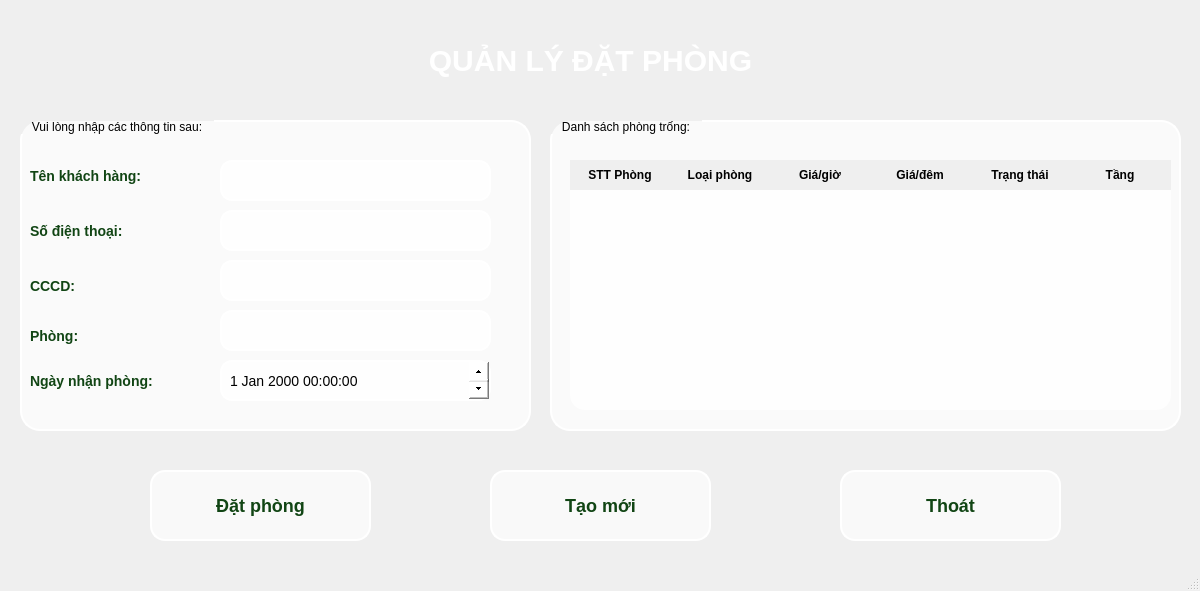
<?xml version="1.0" encoding="UTF-8"?>
<ui version="4.0">
 <class>MainWindow</class>
 <widget class="QMainWindow" name="MainWindow">
  <property name="geometry">
   <rect>
    <x>0</x>
    <y>0</y>
    <width>1200</width>
    <height>591</height>
   </rect>
  </property>
  <property name="sizePolicy">
   <sizepolicy hsizetype="Expanding" vsizetype="Expanding">
    <horstretch>0</horstretch>
    <verstretch>0</verstretch>
   </sizepolicy>
  </property>
  <property name="windowTitle">
   <string>BookingApp</string>
  </property>
  <property name="styleSheet">
   <string notr="true">QMainWindow {
    background-image: url(:/images/images/abc2.jpg);
    background-position: center;
    background-repeat: no-repeat; 
}
/* Chỉnh màu cho QPushButton */
QPushButton {
    background-color: #FFB703; /* Cam nhạt để hợp với xanh lá */
    color: white;
    font-size: 16px;  /* Tăng kích thước chữ */
    font-weight: bold;
    border-radius: 5px;
    padding: 8px;
}

QPushButton:hover {
    background-color: #E85D04; /* Cam đậm khi hover */
}
QLabel {
    font-size: 14px;
	font-weight: bold;
    color: #114514; 
}


</string>
  </property>
  <widget class="QWidget" name="centralwidget">
   <widget class="QGroupBox" name="groupBox">
    <property name="geometry">
     <rect>
      <x>20</x>
      <y>120</y>
      <width>511</width>
      <height>311</height>
     </rect>
    </property>
    <property name="styleSheet">
     <string notr="true">QGroupBox {
	font: 14pt &quot;MS Shell Dlg 2&quot;;
    background-color: rgba(255, 255, 255, 180); 
    border: 2px solid white; 
    border-radius: 20px; 
    padding: 10px;
}

QGroupBox:title {
    subcontrol-origin: margin;
    subcontrol-position: top left;
    padding: 0 10px;
    font-weight: bold;
    font-size: 22px;
    color: black;
}
</string>
    </property>
    <property name="title">
     <string>Vui lòng nhập các thông tin sau:</string>
    </property>
    <widget class="QLabel" name="label_3">
     <property name="geometry">
      <rect>
       <x>10</x>
       <y>40</y>
       <width>181</width>
       <height>31</height>
      </rect>
     </property>
     <property name="styleSheet">
      <string notr="true">font: 14pt &quot;MS Shell Dlg 2&quot;;</string>
     </property>
     <property name="text">
      <string>Tên khách hàng:</string>
     </property>
    </widget>
    <widget class="QLabel" name="label_5">
     <property name="geometry">
      <rect>
       <x>10</x>
       <y>90</y>
       <width>181</width>
       <height>41</height>
      </rect>
     </property>
     <property name="styleSheet">
      <string notr="true">font: 14pt &quot;MS Shell Dlg 2&quot;;</string>
     </property>
     <property name="text">
      <string>Số điện thoại:</string>
     </property>
    </widget>
    <widget class="QLabel" name="label_6">
     <property name="geometry">
      <rect>
       <x>10</x>
       <y>150</y>
       <width>151</width>
       <height>31</height>
      </rect>
     </property>
     <property name="styleSheet">
      <string notr="true">font: 14pt &quot;MS Shell Dlg 2&quot;;</string>
     </property>
     <property name="text">
      <string>CCCD:</string>
     </property>
    </widget>
    <widget class="QLabel" name="label_7">
     <property name="geometry">
      <rect>
       <x>10</x>
       <y>200</y>
       <width>151</width>
       <height>31</height>
      </rect>
     </property>
     <property name="styleSheet">
      <string notr="true">font: 14pt &quot;MS Shell Dlg 2&quot;;</string>
     </property>
     <property name="text">
      <string>Phòng:</string>
     </property>
    </widget>
    <widget class="QLineEdit" name="lineEditTenKH">
     <property name="geometry">
      <rect>
       <x>200</x>
       <y>40</y>
       <width>271</width>
       <height>41</height>
      </rect>
     </property>
     <property name="styleSheet">
      <string notr="true">QLineEdit {
    background-color: rgba(255, 255, 255, 200);
    border: 1.5px solid white;
    border-radius: 12px;
    padding: 6px;
    font-size: 14px;
    color: black;
}
</string>
     </property>
    </widget>
    <widget class="QLineEdit" name="lineEditSDT">
     <property name="geometry">
      <rect>
       <x>200</x>
       <y>90</y>
       <width>271</width>
       <height>41</height>
      </rect>
     </property>
     <property name="styleSheet">
      <string notr="true">QLineEdit {
    background-color: rgba(255, 255, 255, 200);
    border: 1.5px solid white;
    border-radius: 12px;
    padding: 6px;
    font-size: 14px;
    color: black;
}
</string>
     </property>
    </widget>
    <widget class="QLineEdit" name="lineEditCCCD">
     <property name="geometry">
      <rect>
       <x>200</x>
       <y>140</y>
       <width>271</width>
       <height>41</height>
      </rect>
     </property>
     <property name="styleSheet">
      <string notr="true">QLineEdit {
    background-color: rgba(255, 255, 255, 200);
    border: 1.5px solid white;
    border-radius: 12px;
    padding: 6px;
    font-size: 14px;
    color: black;
}
</string>
     </property>
    </widget>
    <widget class="QLineEdit" name="lineEditSTTP">
     <property name="geometry">
      <rect>
       <x>200</x>
       <y>190</y>
       <width>271</width>
       <height>41</height>
      </rect>
     </property>
     <property name="styleSheet">
      <string notr="true">QLineEdit {
    background-color: rgba(255, 255, 255, 200);
    border: 1.5px solid white;
    border-radius: 12px;
    padding: 6px;
    font-size: 14px;
    color: black;
}</string>
     </property>
    </widget>
    <widget class="QLabel" name="label_11">
     <property name="geometry">
      <rect>
       <x>10</x>
       <y>240</y>
       <width>191</width>
       <height>41</height>
      </rect>
     </property>
     <property name="styleSheet">
      <string notr="true">font: 14pt &quot;MS Shell Dlg 2&quot;;</string>
     </property>
     <property name="text">
      <string>Ngày nhận phòng:</string>
     </property>
    </widget>
    <widget class="QDateTimeEdit" name="dateTimeEdit">
     <property name="geometry">
      <rect>
       <x>200</x>
       <y>240</y>
       <width>271</width>
       <height>41</height>
      </rect>
     </property>
     <property name="font">
      <font>
       <pointsize>-1</pointsize>
      </font>
     </property>
     <property name="styleSheet">
      <string notr="true">QDateTimeEdit {
    background-color: rgba(255, 255, 255, 200);
    border: 1.5px solid white;
    border-radius: 12px;
    padding: 6px;
    font-size: 14px;
    color: black;
}
QDateTimeEdit::up-button, QDateTimeEdit::down-button {
    width: 14px;
    height: 14px;
    padding: 3px;
}

/* Tạo mũi tên nhỏ hơn */
QDateTimeEdit::up-arrow, QDateTimeEdit::down-arrow {
    width: 10px;
    height: 10px;
}</string>
     </property>
    </widget>
   </widget>
   <widget class="QGroupBox" name="groupBox_2">
    <property name="geometry">
     <rect>
      <x>550</x>
      <y>120</y>
      <width>631</width>
      <height>311</height>
     </rect>
    </property>
    <property name="styleSheet">
     <string notr="true">QGroupBox {
	font: 14pt &quot;MS Shell Dlg 2&quot;;
    background-color: rgba(255, 255, 255, 180); 
    border: 2px solid white; 
    border-radius: 20px; 
    padding: 10px;
}

QGroupBox:title {
    subcontrol-origin: margin;
    subcontrol-position: top left;
    padding: 0 10px;
    font-weight: bold;
    font-size: 16px;
    color: black;
}
</string>
    </property>
    <property name="title">
     <string>Danh sách phòng trống:</string>
    </property>
    <widget class="QTableWidget" name="tableWidget">
     <property name="geometry">
      <rect>
       <x>20</x>
       <y>40</y>
       <width>601</width>
       <height>250</height>
      </rect>
     </property>
     <property name="maximumSize">
      <size>
       <width>16777215</width>
       <height>250</height>
      </size>
     </property>
     <property name="font">
      <font>
       <family>Segoe UI</family>
       <pointsize>12</pointsize>
       <weight>50</weight>
       <italic>false</italic>
       <bold>false</bold>
      </font>
     </property>
     <property name="styleSheet">
      <string notr="true">QTableWidget {
    background-color: rgba(255, 255, 255, 200);
    border-radius: 15px;
}
QHeaderView::section {
    font-weight: bold;
    padding: 6px;
    border: none;
}
</string>
     </property>
     <column>
      <property name="text">
       <string>STT Phòng</string>
      </property>
     </column>
     <column>
      <property name="text">
       <string>Loại phòng</string>
      </property>
     </column>
     <column>
      <property name="text">
       <string>Giá/giờ</string>
      </property>
     </column>
     <column>
      <property name="text">
       <string>Giá/đêm</string>
      </property>
     </column>
     <column>
      <property name="text">
       <string>Trạng thái</string>
      </property>
     </column>
     <column>
      <property name="text">
       <string>Tầng</string>
      </property>
     </column>
    </widget>
   </widget>
   <widget class="QPushButton" name="pushButtonBook">
    <property name="geometry">
     <rect>
      <x>150</x>
      <y>470</y>
      <width>221</width>
      <height>71</height>
     </rect>
    </property>
    <property name="styleSheet">
     <string notr="true">QPushButton {
    background-color: rgba(255, 255, 255, 160);
    border: 2px solid white;
    border-radius: 15px;
    font-size: 18px;
    font-weight: bold;
    color: #114514;
    padding: 6px;
}

QPushButton:hover {
    background-color: rgba(255, 255, 255, 220);
}





</string>
    </property>
    <property name="text">
     <string>Đặt phòng</string>
    </property>
   </widget>
   <widget class="QPushButton" name="pushButtonNew">
    <property name="geometry">
     <rect>
      <x>490</x>
      <y>470</y>
      <width>221</width>
      <height>71</height>
     </rect>
    </property>
    <property name="styleSheet">
     <string notr="true">QPushButton {
    background-color: rgba(255, 255, 255, 160);
    border: 2px solid white;
    border-radius: 15px;
    font-size: 18px;
    font-weight: bold;
    color: #114514;
    padding: 6px;
}

QPushButton:hover {
    background-color: rgba(255, 255, 255, 220);
}
</string>
    </property>
    <property name="text">
     <string>Tạo mới</string>
    </property>
   </widget>
   <widget class="QPushButton" name="pushButtonExit">
    <property name="geometry">
     <rect>
      <x>840</x>
      <y>470</y>
      <width>221</width>
      <height>71</height>
     </rect>
    </property>
    <property name="styleSheet">
     <string notr="true">QPushButton {
    background-color: rgba(255, 255, 255, 160);
    border: 2px solid white;
    border-radius: 15px;
    font-size: 18px;
    font-weight: bold;
    color: #114514;
    padding: 6px;
}

QPushButton:hover {
    background-color: rgba(255, 255, 255, 220);
}
</string>
    </property>
    <property name="text">
     <string>Thoát</string>
    </property>
   </widget>
   <widget class="QLabel" name="label">
    <property name="geometry">
     <rect>
      <x>390</x>
      <y>30</y>
      <width>401</width>
      <height>61</height>
     </rect>
    </property>
    <property name="styleSheet">
     <string notr="true">QLabel {
    font-family: 'Montserrat', sans-serif;
    font-size: 30px;
    font-weight: bold;
    color: #FFFFFF; 
}</string>
    </property>
    <property name="text">
     <string>QUẢN LÝ ĐẶT PHÒNG</string>
    </property>
    <property name="alignment">
     <set>Qt::AlignCenter</set>
    </property>
   </widget>
  </widget>
  <widget class="QMenuBar" name="menubar">
   <property name="geometry">
    <rect>
     <x>0</x>
     <y>0</y>
     <width>1200</width>
     <height>21</height>
    </rect>
   </property>
  </widget>
  <widget class="QStatusBar" name="statusbar"/>
 </widget>
 <resources>
  <include location="../booking.qrc"/>
 </resources>
 <connections/>
</ui>
